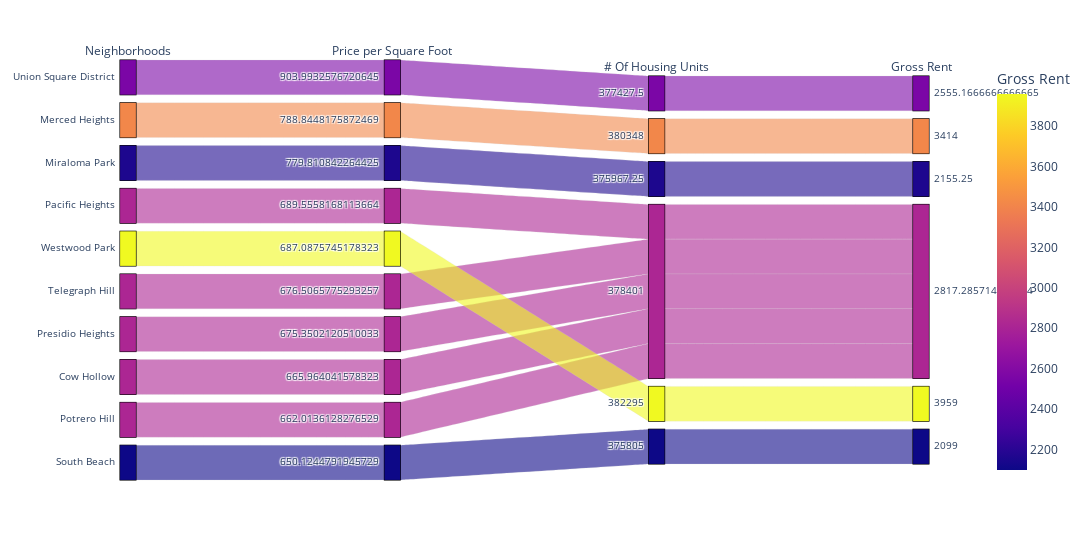

Notebook cell for this chart:
### Code cell
# Parallel Categories Plot
top10_pll = px.parallel_categories(
    top_10.reset_index(),
    dimensions=["neighborhood", "sale_price_sqr_foot", "housing_units", "gross_rent"],
    color="gross_rent",
    #color_continuous_scale=px.colors.sequential.Inferno,
    labels={
        "neighborhood": "Neighborhoods",
        "sale_price_sqr_foot": "Price per Square Foot",
        "housing_units": "# Of Housing Units",
        "prop_size": "Property Size",
        "gross_rent": "Gross Rent",
    },
    width=1200,
)

top10_pll.show()

### Figure 1 — Plotly figure (JSON) as saved in the notebook; plotly's stock layout.template omitted (floating-point values rounded to 4 significant figures)
{"data": [{"dimensions": [{"label": "Neighborhoods", "values": ["Union Square District", "Merced Heights", "Miraloma Park", "Pacific Heights", "Westwood Park", "Telegraph Hill", "Presidio Heights", "Cow Hollow", "Potrero Hill", "South Beach"]}, {"label": "Price per Square Foot", "values": [904.0, 788.8, 779.8, 689.6, 687.1, 676.5, 675.4, 666.0, 662.0, 650.1]}, {"label": "# Of Housing Units", "values": [377400.0, 380348, 376000.0, 378401, 382295, 378401, 378401, 378401, 378401, 375805]}, {"label": "Gross Rent", "values": [2555.0, 3414, 2155.0, 2817.0, 3959, 2817.0, 2817.0, 2817.0, 2817.0, 2099]}], "domain": {"x": [0, 1], "y": [0, 1]}, "line": {"color": [2555.0, 3414, 2155.0, 2817.0, 3959, 2817.0, 2817.0, 2817.0, 2817.0, 2099], "coloraxis": "coloraxis"}, "name": "", "type": "parcats"}], "layout": {"coloraxis": {"colorbar": {"title": {"text": "Gross Rent"}}, "colorscale": [[0, "#0d0887"], [0.1111, "#46039f"], [0.2222, "#7201a8"], [0.3333, "#9c179e"], [0.4444, "#bd3786"], [0.5556, "#d8576b"], [0.6667, "#ed7953"], [0.7778, "#fb9f3a"], [0.8889, "#fdca26"], [1, "#f0f921"]]}, "legend": {"tracegroupgap": 0}, "margin": {"t": 60}, "width": 1200}}
